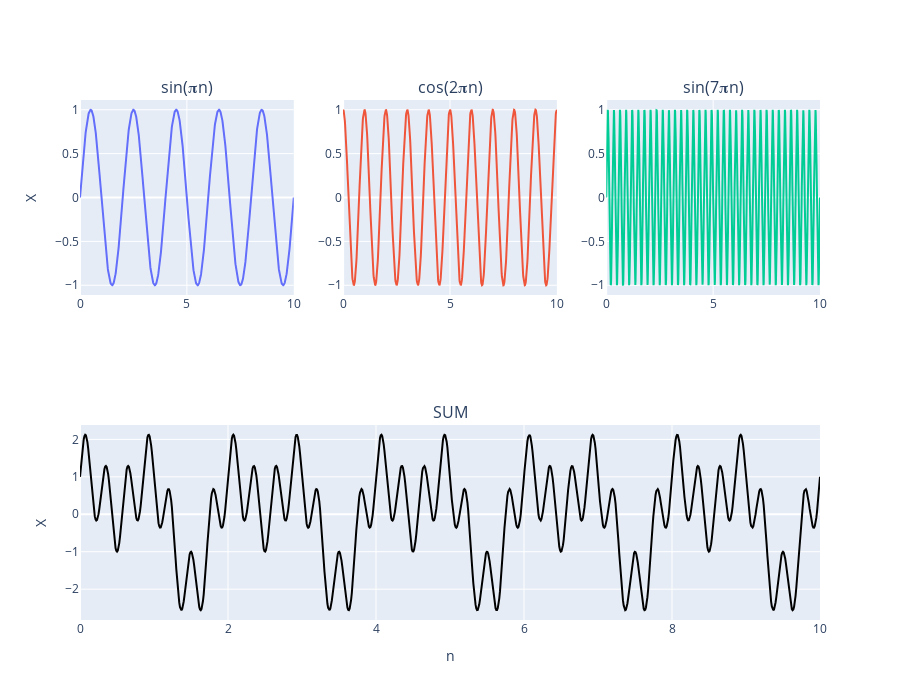

The notebook cell this image was saved under:
### Code cell
x = np.linspace(0, 10, 1000)

y1 = np.sin(np.pi * x)
y2 = np.cos(2 * np.pi * x)
y3 = np.sin(7 * np.pi * x)

y = y1 + y2 + y3

fig = make_subplots(rows=2,
                    cols=3,
                    specs=[
                        [{}, {}, {}],
                        [{'colspan': 3}, None, None]
                    ],
                    subplot_titles=(
                        'sin(&#120529;n)',
                        'cos(2&#120529;n)',
                        'sin(7&#120529;n)',
                        'SUM')
                    )  # &#120529; is html code for pi

fig.add_trace(go.Line(x=x, y=y1), row=1, col=1)
fig.add_trace(go.Line(x=x, y=y2), row=1, col=2)
fig.add_trace(go.Line(x=x, y=y3), row=1, col=3)
fig.add_trace(go.Line(x=x, y=y, marker=dict(color='black')), row=2, col=1)

fig.update_layout(showlegend=False, height=700)
fig.update_xaxes(title='n', row=2, col=1)
fig.update_yaxes(title='X', row=1, col=1)
fig.update_yaxes(title='X', row=2, col=1)

fig.show()

### Figure 1 — Plotly figure (JSON) as saved in the notebook; plotly's stock layout.template omitted (floating-point values rounded to 4 significant figures; data arrays with more than 128 entries replaced by an {"elided": "..."} marker saying what was removed)
{"data": [{"type": "scatter", "x": {"elided": "1000 float values"}, "xaxis": "x", "y": {"elided": "1000 float values"}, "yaxis": "y"}, {"type": "scatter", "x": {"elided": "1000 float values"}, "xaxis": "x2", "y": {"elided": "1000 float values"}, "yaxis": "y2"}, {"type": "scatter", "x": {"elided": "1000 float values"}, "xaxis": "x3", "y": {"elided": "1000 float values"}, "yaxis": "y3"}, {"marker": {"color": "black"}, "type": "scatter", "x": {"elided": "1000 float values"}, "xaxis": "x4", "y": {"elided": "1000 float values"}, "yaxis": "y4"}], "layout": {"annotations": [{"font": {"size": 16}, "showarrow": false, "text": "sin(&#120529;n)", "x": 0.1444, "xanchor": "center", "xref": "paper", "y": 1.0, "yanchor": "bottom", "yref": "paper"}, {"font": {"size": 16}, "showarrow": false, "text": "cos(2&#120529;n)", "x": 0.5, "xanchor": "center", "xref": "paper", "y": 1.0, "yanchor": "bottom", "yref": "paper"}, {"font": {"size": 16}, "showarrow": false, "text": "sin(7&#120529;n)", "x": 0.8556, "xanchor": "center", "xref": "paper", "y": 1.0, "yanchor": "bottom", "yref": "paper"}, {"font": {"size": 16}, "showarrow": false, "text": "SUM", "x": 0.5, "xanchor": "center", "xref": "paper", "y": 0.375, "yanchor": "bottom", "yref": "paper"}], "height": 700, "showlegend": false, "xaxis": {"anchor": "y", "domain": [0.0, 0.2889]}, "xaxis2": {"anchor": "y2", "domain": [0.3556, 0.6444]}, "xaxis3": {"anchor": "y3", "domain": [0.7111, 1.0]}, "xaxis4": {"anchor": "y4", "domain": [0.0, 1.0], "title": {"text": "n"}}, "yaxis": {"anchor": "x", "domain": [0.625, 1.0], "title": {"text": "X"}}, "yaxis2": {"anchor": "x2", "domain": [0.625, 1.0]}, "yaxis3": {"anchor": "x3", "domain": [0.625, 1.0]}, "yaxis4": {"anchor": "x4", "domain": [0.0, 0.375], "title": {"text": "X"}}}}
